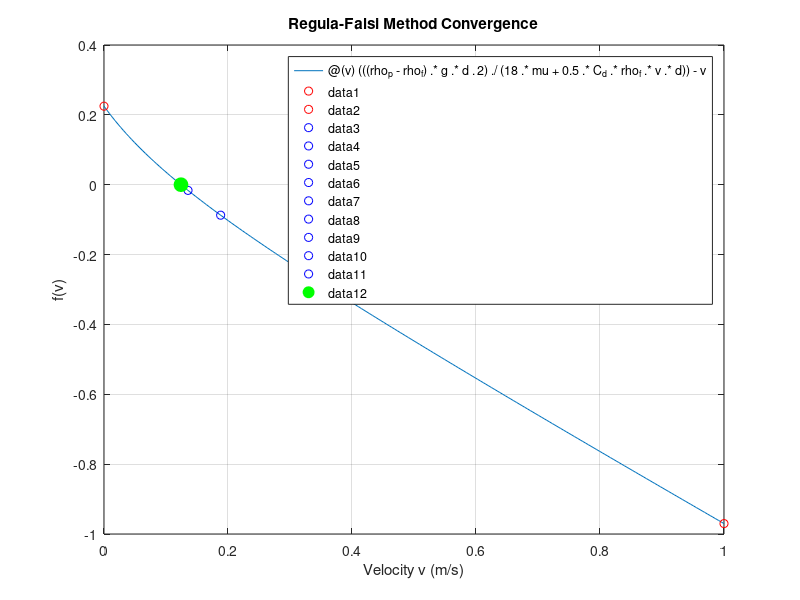

Here is the MATLAB script that generated this plot:
clc
clear
disp("Settling Velocity using Regula-Falsi Method")
% Given parameters
rho_p = 2650;      % density of particle
rho_f = 1000;      % density of water
g     = 9.81;      % acceleration due to gravity
mu    = 0.001;     % dynamic viscosity of water
d     = 0.0005;    % diameter of particle
C_d    = 0.47;     % drag coefficient for a sphere (non-linear)
% Defined Function
f = @(v) (((rho_p - rho_f).*g.*d.^2) ...
         ./ (18.*mu + 0.5.*C_d.*rho_f.*v.*d)) - v;
% Initial guesses
a = 0;              % lower limit
b = 1;              % upper limit
tol = 0.000001;
n = 100;
% Plot preparation
figure
fplot(f,[a,b])
hold on;
grid on;
xlabel("Velocity v (m/s)");
ylabel("f(v)");
title("Regula-Falsi Method Convergence");
plot(a,f(a),"ro")
plot(b,f(b),"ro")
% Check validity
if f(a)*f(b) > 0
    error("Function must have opposite signs at a and b")
end
% Regula-Falsi iteration
for i = 1:n
    c = b - f(b)*(b-a)/(f(b)-f(a));
    % print iteration count with function value
    fprintf("Iteration %d: v = %.6f, f(v) = %.6f\n", i, c, f(c))
    plot(c,f(c),"bo")
    % check if the root is reached or the interval is small enough
    if abs(f(c)) < tol||(b-a) < tol
        fprintf("Settling velocity v = %.6f m/s after %d iterations\n", c, i)
        plot(c,f(c),"go","MarkerSize",10,"MarkerFaceColor","g")
        hold off;
        break
    end
    % Subinterval for next iteration
    if f(a)*f(c) < 0
        b = c;          % Update the upper limit
    else
        a = c;          % Update the lower limit
    end
    pause(0.5);
end
% if max. iterations are reached
if i == n
    disp("Maximum number of iterations reached without convergence")
end
